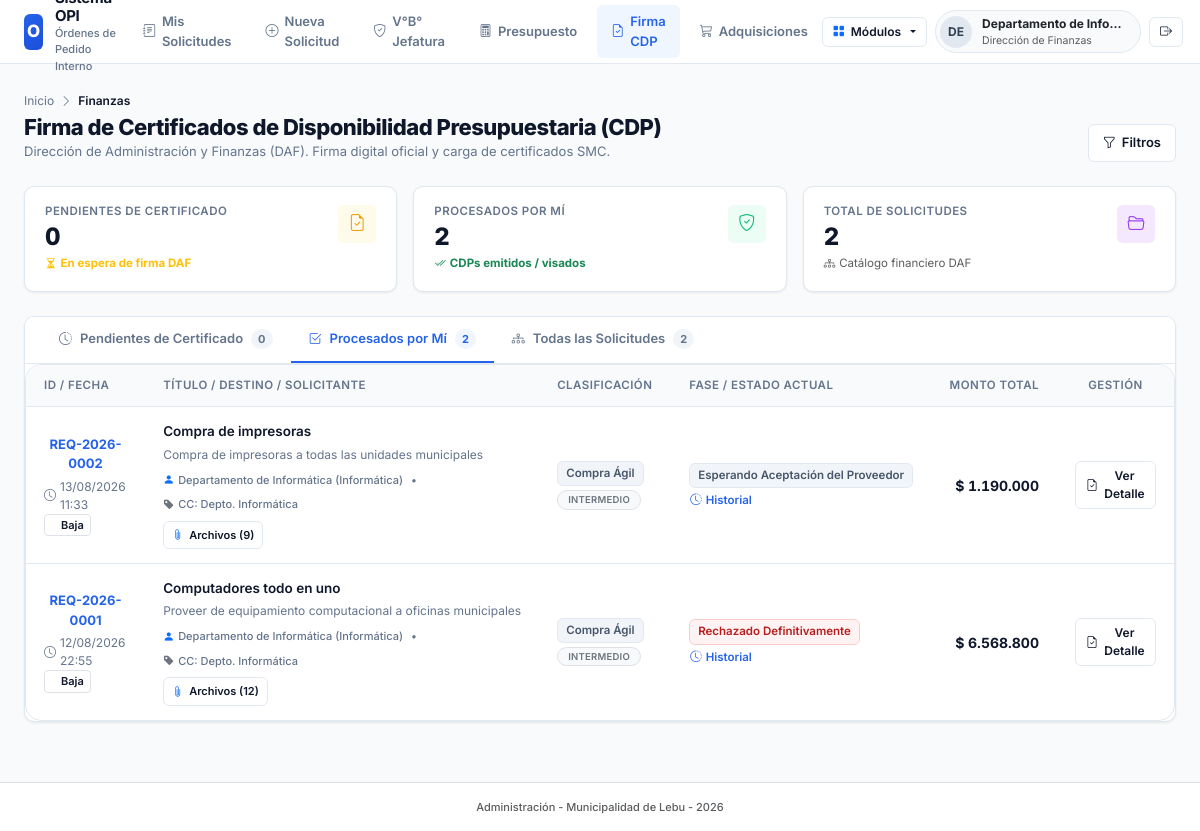
The page /finanzas.php?view=procesados (signed in) on the database its author committed.
### tables this page shows
CREATE TABLE `expedientes` (
  `id` int NOT NULL AUTO_INCREMENT,
  `codigo_interno` varchar(50) NOT NULL,
  `titulo_compra` varchar(255) NOT NULL DEFAULT 'Sin Título',
  `folio_opi` varchar(50) DEFAULT NULL,
  `usuario_creador_id` int NOT NULL,
  `unidad_origen_id` int NOT NULL,
  `centro_costo_id` int NOT NULL,
  `tipo_compra_id` int NOT NULL,
  `prioridad_id` int NOT NULL,
  `cuenta_presupuestaria_id` int DEFAULT NULL,
  `cuenta_maestra_id` int DEFAULT NULL,
  `area_gestion_id` int DEFAULT NULL,
  `rango_utm_id` int DEFAULT NULL,
  `proveedor_adjudicado_id` int DEFAULT NULL,
  `id_contrato_suministro` varchar(100) DEFAULT NULL,
  `id_compra_agil` varchar(50) DEFAULT NULL,
  `id_licitacion` varchar(100) DEFAULT NULL,
  `orden_compra_numero` varchar(100) DEFAULT NULL,
  `decreto_alcaldicio_numero` varchar(100) DEFAULT NULL,
  `conv_marco_oc` varchar(100) DEFAULT NULL,
  `monto_estimado` decimal(15,2) NOT NULL DEFAULT '0.00',
  `monto_definitivo` decimal(15,2) DEFAULT NULL,
  `tipo_impuesto` enum('NETO','IVA_INCLUIDO','EXENTO') DEFAULT 'NETO',
  `motivo_compra` text NOT NULL,
  `estado_actual` varchar(50) NOT NULL DEFAULT 'BORRADOR',
  `observacion_cierre` text,
  `created_at` timestamp NULL DEFAULT CURRENT_TIMESTAMP,
  `updated_at` timestamp NULL DEFAULT CURRENT_TIMESTAMP ON UPDATE CURRENT_TIMESTAMP,
  `fecha_visa_presupuesto` datetime DEFAULT NULL,
  `fecha_adjudicacion` datetime DEFAULT NULL,
  `fecha_aprobacion_opi` datetime DEFAULT NULL,
  `fecha_cierre` datetime DEFAULT NULL,
  `num_certificado_oficial` varchar(20) DEFAULT NULL,
  `id_entidad_gobierno` varchar(50) DEFAULT 'ID PE-MUN-00335',
  `plan_compras_proyecto` varchar(100) DEFAULT NULL,
  `plan_compras_item` int DEFAULT NULL,
  PRIMARY KEY (`id`),
  UNIQUE KEY `uk_expedientes_codigo` (`codigo_interno`),
  KEY `fk_exp_usuario` (`usuario_creador_id`),
  KEY `fk_exp_unidad` (`unidad_origen_id`),
  KEY `fk_exp_tipo` (`tipo_compra_id`),
  KEY `fk_exp_prioridad` (`prioridad_id`),
  KEY `fk_exp_cc` (`centro_costo_id`),
  KEY `fk_exp_cm` (`cuenta_maestra_id`),
  KEY `fk_exp_ag` (`area_gestion_id`),
  KEY `fk_exp_prov` (`proveedor_adjudicado_id`),
  KEY `fk_exp_estado` (`estado_actual`),
  CONSTRAINT `fk_exp_ag` FOREIGN KEY (`area_gestion_id`) REFERENCES `areas_gestion` (`id`) ON DELETE RESTRICT,
  CONSTRAINT `fk_exp_cc` FOREIGN KEY (`centro_costo_id`) REFERENCES `centros_costo` (`id`) ON DELETE RESTRICT,
  CONSTRAINT `fk_exp_cm` FOREIGN KEY (`cuenta_maestra_id`) REFERENCES `cuentas_maestras` (`id`) ON DELETE RESTRICT,
  CONSTRAINT `fk_exp_estado` FOREIGN KEY (`estado_actual`) REFERENCES `estados_tramite` (`codigo`) ON DELETE RESTRICT,
  CONSTRAINT `fk_exp_prioridad` FOREIGN KEY (`prioridad_id`) REFERENCES `prioridades` (`id`) ON DELETE RESTRICT,
  CONSTRAINT `fk_exp_prov` FOREIGN KEY (`proveedor_adjudicado_id`) REFERENCES `proveedores` (`id`) ON DELETE SET NULL,
  CONSTRAINT `fk_exp_tipo` FOREIGN KEY (`tipo_compra_id`) REFERENCES `tipos_compra` (`id`) ON DELETE RESTRICT,
  CONSTRAINT `fk_exp_unidad` FOREIGN KEY (`unidad_origen_id`) REFERENCES `unidades` (`id`) ON DELETE RESTRICT,
  CONSTRAINT `fk_exp_usuario` FOREIGN KEY (`usuario_creador_id`) REFERENCES `usuarios` (`id`) ON DELETE RESTRICT
);

CREATE TABLE `prioridades` (
  `id` int NOT NULL AUTO_INCREMENT,
  `codigo` varchar(20) NOT NULL,
  `nombre` varchar(50) NOT NULL,
  `clase_css` varchar(100) DEFAULT NULL,
  `activo` tinyint(1) DEFAULT '1',
  PRIMARY KEY (`id`)
);

CREATE TABLE `usuarios` (
  `id` int NOT NULL AUTO_INCREMENT,
  `unidad_id` int NOT NULL,
  `rol_id` int NOT NULL,
  `rut` varchar(12) NOT NULL,
  `nombre_completo` varchar(150) NOT NULL,
  `email` varchar(150) NOT NULL,
  `password_hash` varchar(255) DEFAULT NULL,
  `es_jefe_unidad` tinyint(1) DEFAULT '0',
  `activo` tinyint(1) DEFAULT '1',
  `cargo` varchar(150) DEFAULT NULL,
  `token_verificacion` varchar(100) DEFAULT NULL,
  `email_verificado` tinyint(1) NOT NULL DEFAULT '0',
  `estado_aprobacion` enum('APROBADO','PENDIENTE_VERIFICACION','PENDIENTE_APROBACION','RECHAZADO') NOT NULL DEFAULT 'APROBADO',
  `fecha_registro` datetime NOT NULL DEFAULT CURRENT_TIMESTAMP,
  PRIMARY KEY (`id`),
  UNIQUE KEY `uk_usuarios_rut` (`rut`),
  UNIQUE KEY `uk_usuarios_email` (`email`),
  KEY `fk_usuarios_unidad` (`unidad_id`),
  KEY `fk_usuarios_rol` (`rol_id`),
  CONSTRAINT `fk_usuarios_rol` FOREIGN KEY (`rol_id`) REFERENCES `roles` (`id`) ON DELETE RESTRICT,
  CONSTRAINT `fk_usuarios_unidad` FOREIGN KEY (`unidad_id`) REFERENCES `unidades` (`id`) ON DELETE RESTRICT
);

CREATE TABLE `unidades` (
  `id` int NOT NULL AUTO_INCREMENT,
  `nombre` varchar(150) NOT NULL,
  `padre_id` int DEFAULT NULL,
  `centro_costo_id` int DEFAULT NULL,
  `jefe_actual_id` int DEFAULT NULL,
  PRIMARY KEY (`id`),
  KEY `fk_unidades_padre` (`padre_id`),
  KEY `fk_unidades_cc` (`centro_costo_id`),
  CONSTRAINT `fk_unidades_cc` FOREIGN KEY (`centro_costo_id`) REFERENCES `centros_costo` (`id`) ON DELETE SET NULL,
  CONSTRAINT `fk_unidades_padre` FOREIGN KEY (`padre_id`) REFERENCES `unidades` (`id`) ON DELETE SET NULL
);

CREATE TABLE `centros_costo` (
  `id` int NOT NULL AUTO_INCREMENT,
  `codigo_cuenta` varchar(50) NOT NULL,
  `nombre` varchar(150) NOT NULL,
  `anio_fiscal` int NOT NULL DEFAULT 2026,
  `activo` tinyint(1) DEFAULT '1',
  PRIMARY KEY (`id`)
);

CREATE TABLE `tipos_compra` (
  `id` int NOT NULL AUTO_INCREMENT,
  `codigo` varchar(50) NOT NULL,
  `nombre` varchar(150) NOT NULL,
  `limite_utm` decimal(10,2) DEFAULT NULL,
  `activo` tinyint(1) DEFAULT '1',
  `requiere_cotizacion` tinyint(1) DEFAULT '0',
  PRIMARY KEY (`id`)
);

CREATE TABLE `rangos_utm` (
  `id` int NOT NULL AUTO_INCREMENT,
  `nombre` varchar(150) NOT NULL,
  `min_utm` decimal(10,2) DEFAULT '0.00',
  `max_utm` decimal(10,2) DEFAULT NULL,
  `regla_cotizaciones` varchar(255) DEFAULT NULL,
  `activo` tinyint(1) DEFAULT '1',
  PRIMARY KEY (`id`)
);

CREATE TABLE `estados_tramite` (
  `codigo` varchar(50) NOT NULL,
  `nombre` varchar(100) NOT NULL,
  `rol_responsable` varchar(50) NOT NULL,
  `descripcion` varchar(255) DEFAULT NULL,
  PRIMARY KEY (`codigo`)
);

### finanzas.php (the view, shortened to what the rows shown need)
<?php
require_once __DIR__ . '/finanzas_controller.php';
?>
<!DOCTYPE html>
<html lang="es">
<head>
    <?php
    include __DIR__ . '/head.php';
    ?>
</head>
<body>
    <header class="saas-topbar">
        <a href="index.php" class="brand-box">
            <div class="brand-text">
                <h1>Sistema OPI</h1>
            </div>
        </a>
    </header>
    <div class="saas-container">
        <?php if($vista !== 'revisar'): ?>
            <div class="page-header-row">
                <div>
                    <div class="page-title">
                        <h2>Firma de Certificados de Disponibilidad Presupuestaria (CDP)</h2>
                    </div>
                </div>
            </div>
            <div class="saas-panel">
                <div class="table-responsive">
                    <table class="saas-table" style="min-width: 980px;">
                        <thead>
                            <tr>
                                <th style="width: 170px;">ID / Fecha</th>
                                <th style="min-width: 280px;">Título / Destino / Solicitante</th>
                                <th style="width: 160px;">Clasificación</th>
                                <th style="width: 180px;">Fase / Estado Actual</th>
                                <th style="width: 140px;" class="text-end">Monto Total</th>
                                <th style="width: 140px;" class="text-center">Gestión</th>
                            </tr>
                        </thead>
                        <tbody>
                            <?php if(count($solicitudes) > 0): ?>
                                <?php foreach($solicitudes as $row): ?>
                                <tr>
                                    <td>
                                        <button type="button" onclick="abrirModalVerItems(<?= htmlspecialchars(json_encode($row['items_detalle']), ENT_QUOTES, 'UTF-8') ?>, '<?= $row['codigo_interno'] ?>')" class="saas-code-btn d-block mb-1">
                                            <?= htmlspecialchars($row['codigo_interno']) ?>
                                        </button>
                                        <div class="row-sub d-flex align-items-center gap-1">
                                            <i class="bi bi-clock"></i>
                                            <?= date('d/m/Y H:i', strtotime($row['created_at'])) ?>
                                        </div>
                                        <div class="mt-1.5">
                                            <span class="priority-indicator <?= $row['prioridad_css'] ?>">
                                                <span class="prio-dot"></span>
                                                <?= htmlspecialchars($row['prioridad_nombre']) ?>
                                            </span>
                                        </div>
                                    </td>
                                    <td>
                                        <div class="row-title mb-1" style="max-width: 420px; font-size: 13.5px;">
                                            <?= htmlspecialchars($row['titulo_compra'] ?? 'Sin Título') ?>
                                        </div>
                                        <div class="row-sub mb-2 text-truncate" style="max-width: 420px; font-size: 12px; color: var(--text-muted);">
                                            <?= htmlspecialchars($row['motivo_compra']) ?>
                                        </div>
                                        <div class="d-flex align-items-center gap-2 flex-wrap" style="font-size: 11px; color: var(--text-muted); font-weight: 500;">
                                            <span class="d-flex align-items-center gap-1"><i class="bi bi-person-fill text-primary"></i> <?= htmlspecialchars($row['solicitante']) ?> (<?= htmlspecialchars($row['unidad_nombre']) ?>)</span>
                                            <span>•</span>
                                            <span class="d-flex align-items-center gap-1"><i class="bi bi-tag-fill text-secondary"></i> CC: <?= htmlspecialchars($row['cc_nombre']) ?></span>
                                        </div>
                                        <?php if(!empty($row['docs_adjuntos'])):
                                            $docs_array = explode('||', $row['docs_adjuntos']);
                                            $docs_count = count($docs_array);
                                            $docs_json = htmlspecialchars(json_encode($docs_array), ENT_QUOTES, 'UTF-8');
                                        ?>
                                            <div class="mt-2">
                                                <button type="button" onclick="abrirModalAdjuntos(<?= $docs_json ?>, '<?= htmlspecialchars($row['codigo_interno']) ?>', <?= $row['id'] ?>)" class="btn-saas btn-saas-secondary btn-saas-sm py-0.5 px-2" style="font-size: 11px;">
                                                    <i class="bi bi-paperclip text-primary"></i>
                                                    Archivos (<?= $docs_count ?>)
                                                </button>
                                            </div>
                                        <?php endif; ?>
                                    </td>
                                    <td>
                                        <span class="saas-badge saas-badge-neutral d-inline-block mb-1">
                                            <?= htmlspecialchars($row['tipo_compra_nom']) ?>
                                        </span>
                                        <?php if(!empty($row['rango_utm_nombre'])): ?>
                                            <span class="badge bg-light text-secondary border d-block" style="font-size: 9.5px; width: fit-content;">
                                                <?= htmlspecialchars($row['rango_utm_nombre']) ?>
                                            </span>
                                        <?php endif; ?>
                                    </td>
                                    <td>
                                        <?php
                                        $st = $row['estado_actual'];
                                        $badgeClass = 'saas-badge-neutral';
                                        if (in_array($st, ['ESPERANDO_CDP_FINANZAS', 'ESPERANDO_CDP_FINANZAS_FINAL'])) $badgeClass = 'saas-badge-warning';
                                        elseif (in_array($st, ['VB_FINANZAS_CDP', 'FINALIZADO', 'ADJUDICADO'])) $badgeClass = 'saas-badge-success';
                                        elseif (in_array($st, ['RECHAZADO', 'ANULADO'])) $badgeClass = 'saas-badge-danger';
                                        ?>
                                        <span class="saas-badge <?= $badgeClass ?> mb-1">
                                            <?= htmlspecialchars($row['estado_nombre']) ?>
                                        </span>
                                        <div>
                                            <button type="button" onclick="verTrazabilidad(<?= (int)$row['id'] ?>)" class="btn btn-link p-0 text-decoration-none d-flex align-items-center gap-1" style="font-size: 11.5px; color: var(--primary);">
                                                <i class="bi bi-clock-history"></i>
                                                Historial
                                            </button>
                                        </div>
                                    </td>
                                    <td class="text-end">
                                        <div class="price-text" style="font-size: 14px;">
                                            <?= money($row['monto_definitivo'] ?? $row['monto_estimado']) ?>
                                        </div>
                                    </td>
                                    <td class="text-center">
                                        <a href="finanzas.php?view=revisar&id=<?= $row['id'] ?>" class="btn-saas <?= $vista === 'pendientes' ? 'btn-saas-primary' : 'btn-saas-secondary' ?> btn-saas-sm">
                                            <i class="bi bi-file-earmark-check"></i>
                                            <span><?= $vista === 'pendientes' ? 'Gestionar' : 'Ver Detalle' ?></span>
                                        </a>
                                    </td>
                                </tr>
                                <?php endforeach; ?>
                            <?php endif; ?>
                        </tbody>
                    </table>
                </div>
            </div>
        <?php endif; ?>
    </div>
</body>
</html>

### rows shown on the page
expedientes: codigo_interno "REQ-2026-0002", created_at "13/08/2026 11:33", prioridad.nombre "Baja", titulo_compra "Compra de impresoras", motivo_compra "Compra de impresoras a todas las unidades municipales", usuario_creador.nombre_completo "Departamento de Informática", unidad_origen.nombre "Informática", centro_costo.nombre "Depto. Informática", docs_count "9", tipo_compra.nombre "Compra Ágil", rangos_utm.nombre "INTERMEDIO", estado_actual.nombre "Esperando Aceptación del Proveedor", monto_definitivo "$ 1.190.000"
expedientes: codigo_interno "REQ-2026-0001", created_at "12/08/2026 22:55", prioridad.nombre "Baja", titulo_compra "Computadores todo en uno", motivo_compra "Proveer de equipamiento computacional a oficinas municipales", usuario_creador.nombre_completo "Departamento de Informática", unidad_origen.nombre "Informática", centro_costo.nombre "Depto. Informática", docs_count "12", tipo_compra.nombre "Compra Ágil", rangos_utm.nombre "INTERMEDIO", estado_actual.nombre "Rechazado Definitivamente", monto_definitivo "$ 6.568.800"

### other values the page prints
substr($user_name, 0, 2) "DE"
$user_name "Departamento de Info…"
$user_depto "Dirección de Finanzas"
$count_pendientes "0"
$count_procesados "2"
$count_todas "2"
